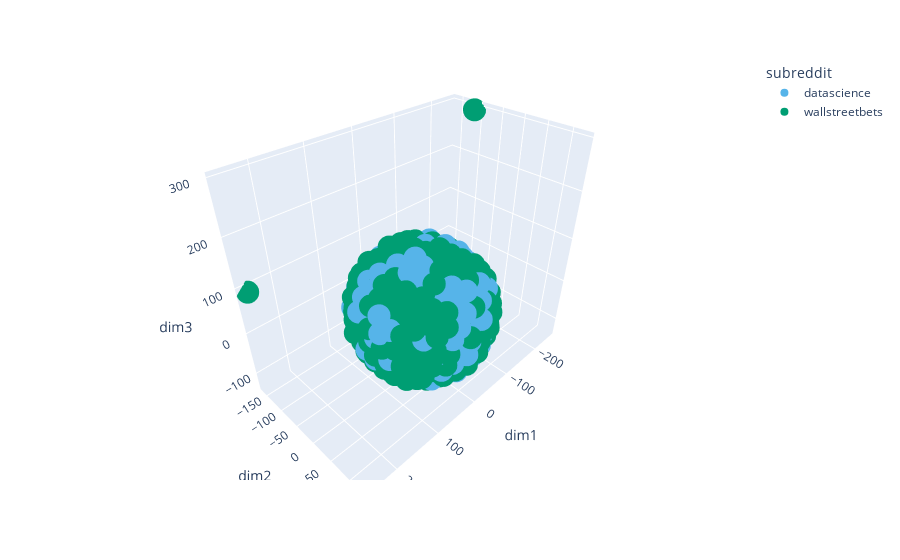

The code cell stored with this chart in its notebook:
### Code cell
tsne_viz_index(df2, 3, stop='english')

### Figure 1 — Plotly figure (JSON) as saved in the notebook; plotly's stock layout.template omitted (floating-point values rounded to 4 significant figures; data arrays with more than 128 entries replaced by an {"elided": "..."} marker saying what was removed)
{"data": [{"customdata": {"elided": "860x1 int values"}, "hovertemplate": "subreddit=datascience<br>dim1=%{x}<br>dim2=%{y}<br>dim3=%{z}<br>index=%{customdata[0]}<extra></extra>", "legendgroup": "datascience", "marker": {"color": "#56B4E9", "symbol": "circle"}, "mode": "markers", "name": "datascience", "scene": "scene", "showlegend": true, "type": "scatter3d", "x": {"elided": "860 float values"}, "y": {"elided": "860 float values"}, "z": {"elided": "860 float values"}}, {"customdata": {"elided": "717x1 int values"}, "hovertemplate": "subreddit=wallstreetbets<br>dim1=%{x}<br>dim2=%{y}<br>dim3=%{z}<br>index=%{customdata[0]}<extra></extra>", "legendgroup": "wallstreetbets", "marker": {"color": "#009E73", "symbol": "circle"}, "mode": "markers", "name": "wallstreetbets", "scene": "scene", "showlegend": true, "type": "scatter3d", "x": {"elided": "717 float values"}, "y": {"elided": "717 float values"}, "z": {"elided": "717 float values"}}], "layout": {"legend": {"title": {"text": "subreddit"}, "tracegroupgap": 0}, "margin": {"t": 60}, "scene": {"domain": {"x": [0, 1], "y": [0, 1]}, "xaxis": {"title": {"text": "dim1"}}, "yaxis": {"title": {"text": "dim2"}}, "zaxis": {"title": {"text": "dim3"}}}}}
